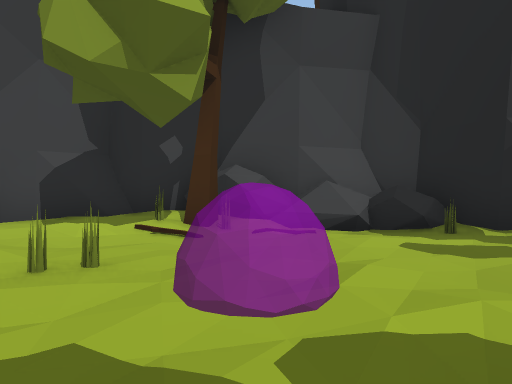
[1] (above)

12 first-person views from a walk through a Unity game level. The camera is 1.2 m above the floor, looks level and sees 70° across. The floor is counted in squares, 2 m on a side. Each view is taken from the middle of a square. On the plan, view 1 faces up. The plan holds only what a view shows up to about 10 squares ahead; the rest is blank. The place goes on beyond the plan. The player is left out.

[2]
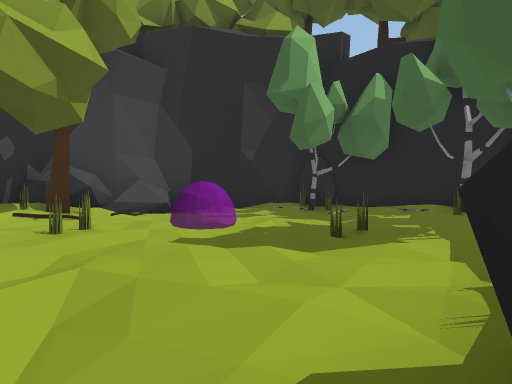

[3]
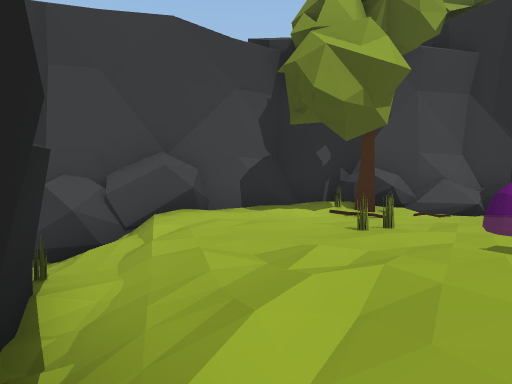

[4]
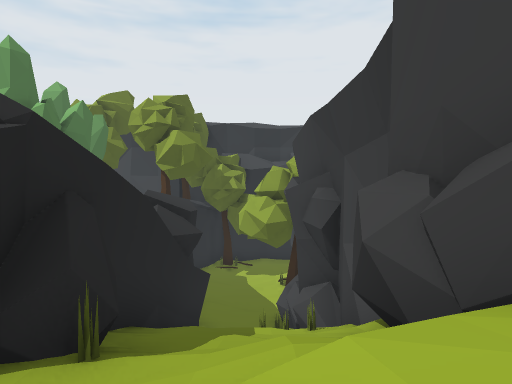

[5]
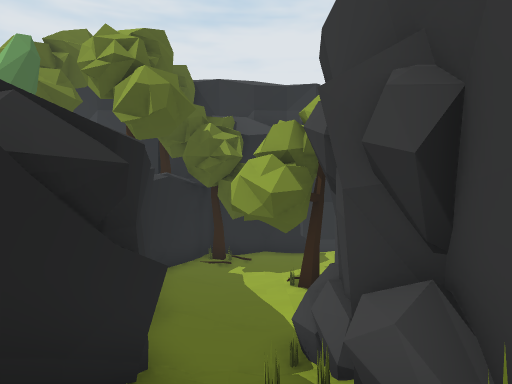

[6]
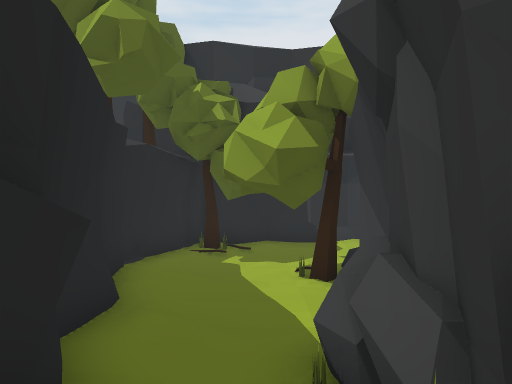

[7]
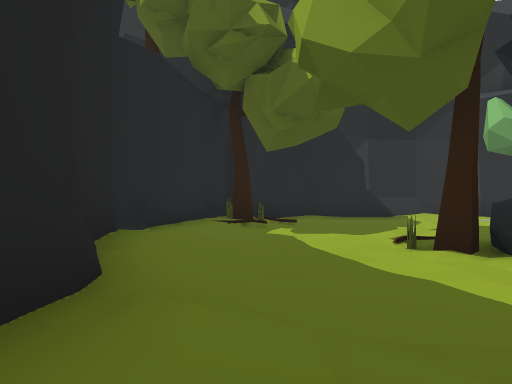

[8]
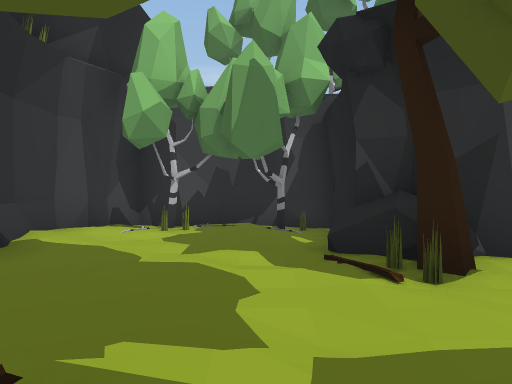

[9]
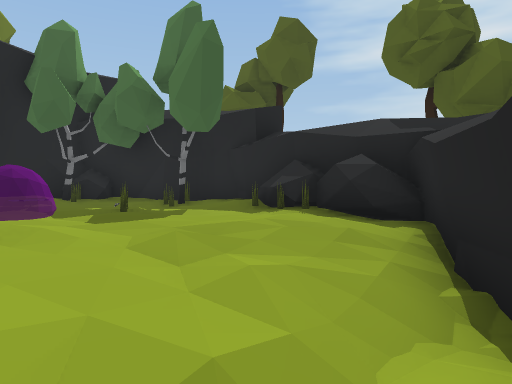

[10]
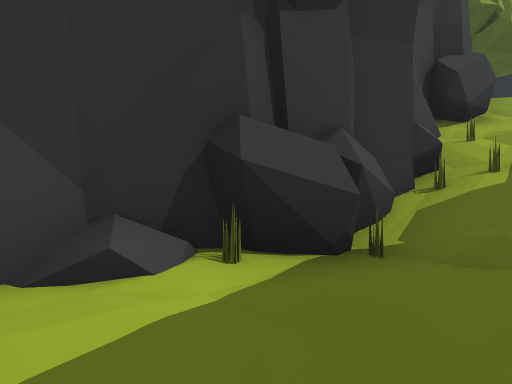

[11]
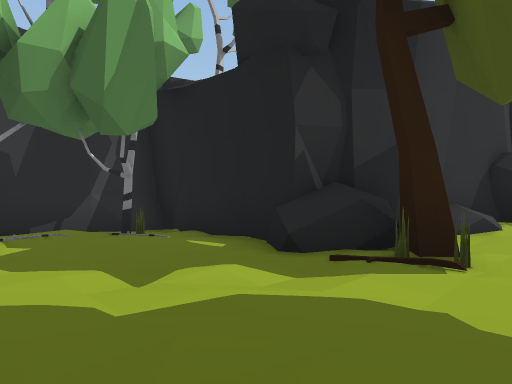

[12]
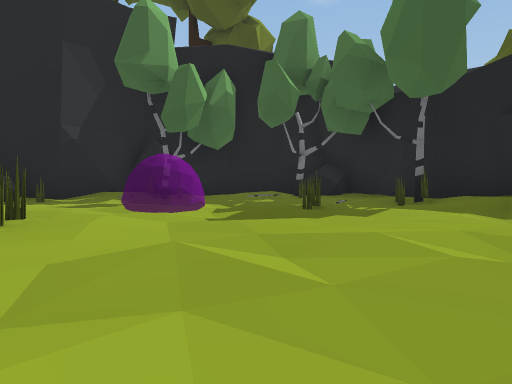

### Floor plan
Key: @ floor where view 1 was taken; # wall or solid block; . main floor; : floor 0.25 m higher than the main floor; - floor 0.25 m lower than the main floor; + floor 4 m higher than the main floor; * floor 5.25 m higher than the main floor; % floor 5.5 m higher than the main floor; & floor 5.75 m higher than the main floor; / step, stairs or slope; R rock; T tree; O other object.
Columns run from 22 left of view 1 to 5 right of it. Each row starts with its distance up from view 1.
 10  ######
  9  #-.-O#
  8 ##TOT-#
  7 #....-#             ######
  6 #/...R##          ###RRR###
  5 ##..-.R###  #### RR&OTO%RO#
  4  #...OT.ORRRROORR/&%%%%%%&##
  3  #....-...O/O/////%%OO%%%TR#
  2  #TO.....:./////+O/*%% %%%O#
  1  ###..:/########R#/*%%%%%%O#
  0    ######         /*%%@O%OT#
 -1                   #*%O%%O&&R
 -2                   #*RROOT##
 -3                   ##R#####

Positions as (right, up) in squares from view 1, and headings:
1: (0, 0), facing up
2: (-3, -2), facing up-right
3: (-3, -2), facing up
4: (-3, 3), facing left
5: (-7, 3), facing left
6: (-9, 3), facing left
7: (-12, 2), facing left
8: (-18, 1), facing up
9: (-5, 3), facing down-right
10: (-15, 2), facing up-right
11: (-20, 3), facing up-right
12: (-4, 1), facing right
